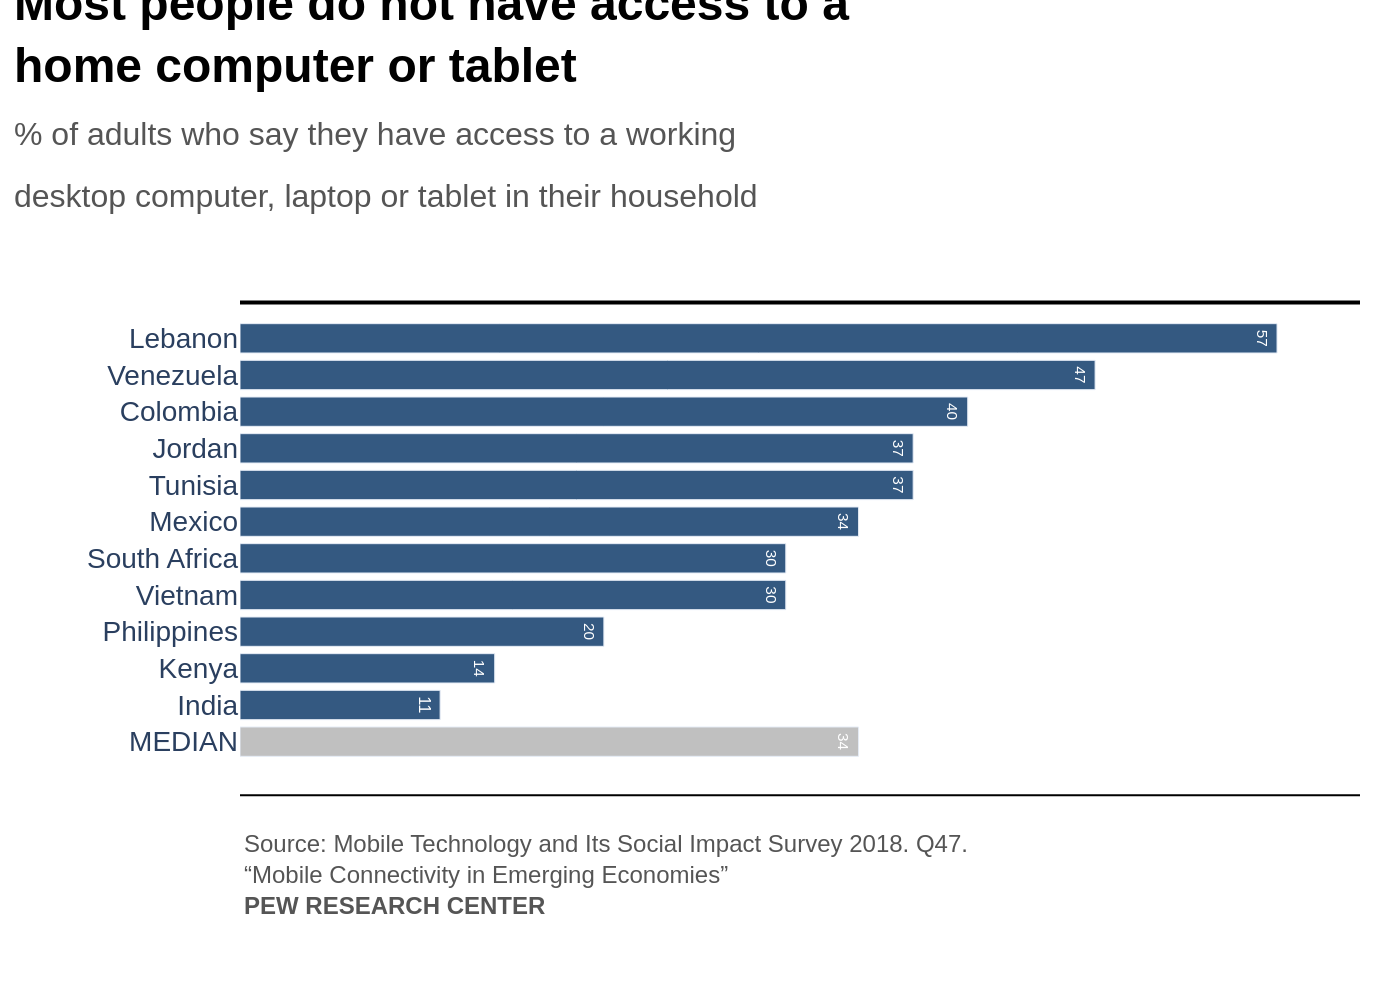

This figure's Python source:
import sys
import json
import plotly.graph_objects as go
from pathlib import Path

# --- 1. Argument and File Handling ---
if len(sys.argv) != 2:
    print(f"Usage: python {Path(__file__).name} <path_to_json_file>")
    sys.exit(1)

json_path = Path(sys.argv[1])
if not json_path.is_file():
    print(f"Error: File not found at {json_path}")
    sys.exit(1)

output_filename_base = json_path.stem

# --- 2. Data Loading ---
try:
    with open(json_path, 'r', encoding='utf-8') as f:
        chart_config = json.load(f)
except (json.JSONDecodeError, IOError) as e:
    print(f"Error reading or parsing JSON file: {e}")
    sys.exit(1)

# Extract data, texts, and colors from the JSON structure
data = chart_config.get('chart_data', [])
texts = chart_config.get('texts', {})
colors = chart_config.get('colors', {})

# --- 3. Data Preparation ---
# Plotly's horizontal bars are plotted from bottom to top, so data must be reversed for visual match
categories = [d.get('category', '') for d in data]
values = [d.get('value', 0) for d in data]
categories.reverse()
values.reverse()

# Assign colors to bars, applying a secondary color for the 'MEDIAN' category
bar_colors = [colors.get('secondary') if cat == 'MEDIAN' else colors.get('primary') for cat in categories]

# --- 4. Chart Creation ---
fig = go.Figure()

# Add the main bar trace
fig.add_trace(go.Bar(
    y=categories,
    x=values,
    orientation='h',
    marker_color=bar_colors,
    text=values,
    textposition='inside',
    texttemplate='%{text}',
    textfont=dict(color='white', size=14, family="Arial"),
    insidetextanchor='end',
    hoverinfo='none'
))

# --- 5. Layout and Styling ---
# Combine title and subtitle using HTML for rich formatting
title_text = f"{texts.get('title', '')}<br><span style='font-size:16px; color:#555555;'>{texts.get('subtitle', '')}</span>"

fig.update_layout(
    # Set main font
    font=dict(family="Arial"),
    # Configure title and subtitle
    title=dict(
        text=title_text,
        x=0.01,
        y=0.98,
        xanchor='left',
        yanchor='top',
        font=dict(size=24, color='black')
    ),
    # Configure axes
    xaxis=dict(
        showticklabels=False,
        showgrid=False,
        zeroline=False,
        showline=False,
        range=[0, max(values) * 1.08]  # Add padding for text inside bars
    ),
    yaxis=dict(
        showgrid=False,
        zeroline=False,
        showline=False,
        tickfont=dict(size=14)
    ),
    # Set background colors
    paper_bgcolor='white',
    plot_bgcolor='white',
    showlegend=False,
    # Define margins to prevent text clipping
    margin=dict(l=120, r=20, t=160, b=120),
    # Add source text as a layout annotation for precise positioning
    annotations=[
        dict(
            text=texts.get('source', ''),
            showarrow=False,
            xref="paper",
            yref="paper",
            x=0,
            y=-0.15,
            xanchor='left',
            yanchor='top',
            align='left',
            font=dict(size=12, color='#555555')
        )
    ],
    # Add decorative horizontal lines as shapes
    shapes=[
        go.layout.Shape(
            type="line", xref="paper", yref="paper",
            x0=0, y0=1.04, x1=1, y1=1.04,
            line=dict(color="black", width=2)
        ),
        go.layout.Shape(
            type="line", xref="paper", yref="paper",
            x0=0, y0=-0.08, x1=1, y1=-0.08,
            line=dict(color="black", width=1)
        )
    ]
)

# --- 6. Output ---
output_path = f"{output_filename_base}.png"
fig.write_image(output_path, scale=2)
print(f"Chart saved to {output_path}")
